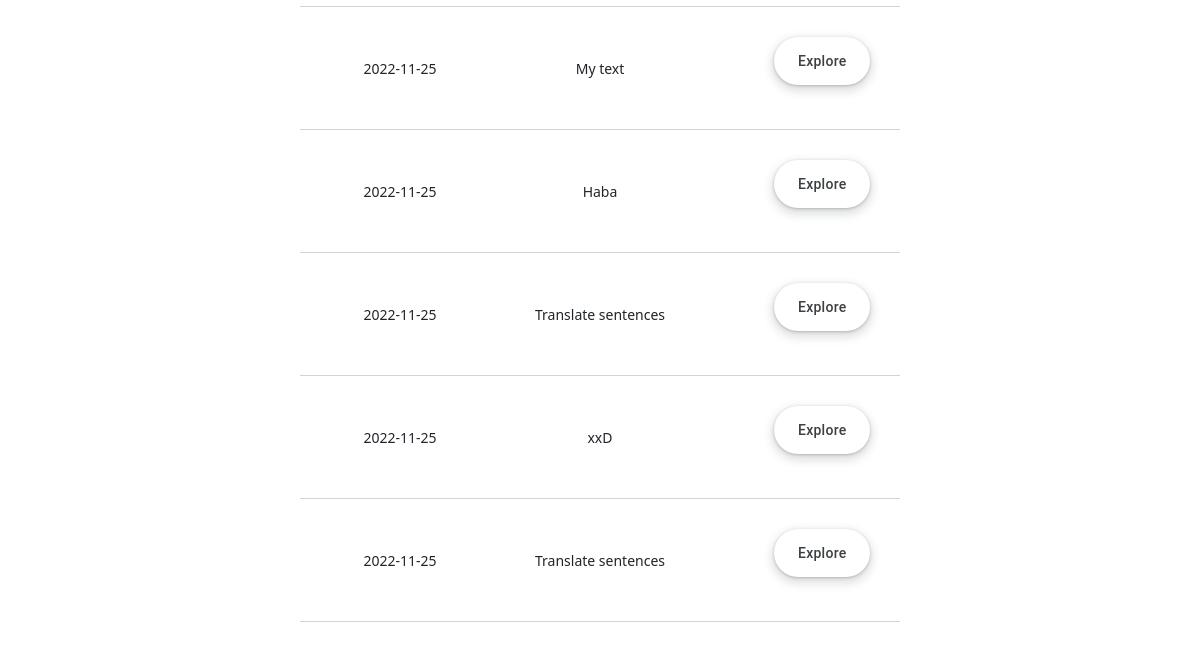
/list_of_submissions.html (signed in, lower part), run on an earlier commit of the app's database.
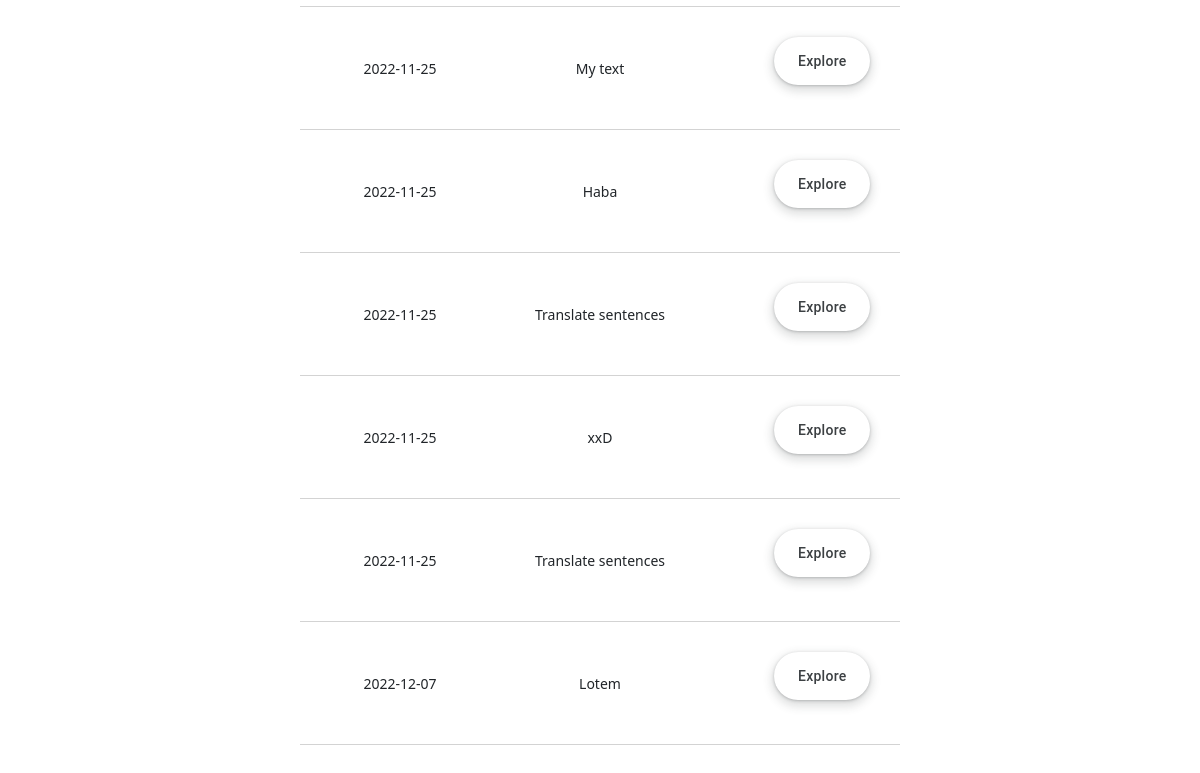
And on a later commit of the database.
### nieszkolni_app/models.py (models this page shows)
class Submission(models.Model):
    unique_id = models.AutoField(primary_key=True)
    stamp = models.IntegerField()
    date_number = models.IntegerField()
    date = models.CharField(max_length=200, default="")
    item = models.IntegerField()
    name = models.CharField(max_length=200, default="")
    assignment_type = models.CharField(max_length=200, default="")
    title = models.CharField(max_length=200, default="")
    content = models.TextField(default="")
    wordcount = models.IntegerField()
    status = models.CharField(max_length=200, default="submitted")
    reviewed_content = models.TextField(default="")
    flagged_content = models.TextField(default="")
    analysis = models.TextField(default="")
    minor_errors = models.IntegerField(default=0)
    major_errors = models.IntegerField(default=0)
    reviewing_user = models.CharField(max_length=200, default="")
    revision_date = models.IntegerField(default=0)
    conditions = models.TextField(default="")
    comment = models.TextField(default="")
    grade = models.CharField(max_length=200, default="")
    content_file = models.FileField(upload_to="static/files" ,null=True)

### nieszkolni_app/views.py (the view, shortened to what this page needs)
# urls.py: path('list_of_submissions.html', views.list_of_submissions, name="list_of_submissions"),
@login_required
def list_of_submissions(request):
    if request.user.is_authenticated:
        first_name = request.user.first_name
        last_name = request.user.last_name
        current_user = first_name + " " + last_name
        user_agent = get_user_agent(request)
        submissions = SubmissionManager().display_students_assignments_limited(current_user)
        tags = BackOfficeManager().display_tags()
        if user_agent.is_mobile:
            return render(request, "m_my_assignments.html", {
                "submissions": submissions
                })
        else:
            return render(request, "list_of_submissions.html", {
                "submissions": submissions
                })

### nieszkolni_folder/audit_manager.py (called while the page is built)
    def check_if_clocked_in(self, clocking_user):
        with connection.cursor() as cursor:
            cursor.execute(f'''
                SELECT clock_out
                FROM nieszkolni_app_audit
                WHERE clocking_user = '{clocking_user}'
                AND entry_type = 'automatic'
                AND status = 'started'
                ORDER BY stamp DESC
                LIMIT 1
                ''')
            response = cursor.fetchone()
            if response is not None:
                if response[0] == 0:
                    status = True
                else:
                    status = False
            else:
                status = False
            return status

### nieszkolni_folder/back_office_manager.py (called while the page is built)
    def display_tags(self):
        with connection.cursor() as cursor:
            cursor.execute(f'''
                SELECT command, value
                FROM nieszkolni_app_option
                WHERE command LIKE '%_tag'
                ''')
            items = cursor.fetchall()
            tags = dict()
            for item in items:
                tag = {item[0]: item[1]}
                tags.update(tag)
            return tags

### nieszkolni_folder/context_processors.py (called while the page is built)
def sections_processor(request):
    if request.user.is_authenticated:
        first_name = request.user.first_name
        last_name = request.user.last_name
        current_user = first_name + " " + last_name
        if request.user.is_superuser:
            superuser_status = True
        else:
            superuser_status = False
        status = AuditManager().check_if_clocked_in(current_user)
        return {"status": status, "superuser_status": superuser_status}
    else:
        return {}

### nieszkolni_folder/submission_manager.py (called while the page is built)
    def display_students_assignments_limited(self, name):
        with connection.cursor() as cursor:
            cursor.execute(f'''
                SELECT date, title, content, wordcount, unique_id
                FROM nieszkolni_app_submission
                WHERE name = '{name}'
                ''')
            submissions = cursor.fetchall()
            return submissions

### nieszkolni_app/templates/list_of_submissions.html (shortened to what this page needs)
{% extends 'base.html' %}
{% block 'content' %}
<table>
	{% for submission in submissions %}
		<tr class="font">
			<td>{{ submission.0 }}</td>
			<td>{{ submission.1 }}</td>
			<td>
				<form action="{% url 'list_of_submissions' %}"  method="POST">
					 <div class="flex-parent jc-center">
					  	<div class="list_button">
							<button type="submit" class="button_main" name="submission_action" value="explore">Explore</button>
						</div>
					  </div>
				</form>
			</td>
		</tr>
	{% endfor %}
</table>
{% include 'footer.html' %}
{% endblock %}

### nieszkolni_app/templates/base.html (shortened to what this page needs)
{% load user_agents %}
{% load static %}
{% if request|is_mobile %}
<head>
    <link href="https://cdn.jsdelivr.net/npm/bootstrap@5.1.3/dist/css/bootstrap.min.css" rel="stylesheet">
    <link rel="stylesheet" type="text/css" href="{% static 'styles.css' %}">
</head>
{% endif %}
</head>
<body>
<div id="main_content">
  {% block 'content' %}
  {% endblock %}
</div>
  </body>
</html>

### nieszkolni_app/templates/footer.html
<footer>
	<div class="footer"></div>
</footer>

### staticfiles/styles.css (style rules this page uses)
body { margin: 0px; }
.button_main { align-items: center; appearance: none; background-color: #fff; border-radius: 24px; border-style: none; box-shadow: rgba(0, 0, 0, .2) 0 3px 5px -1px,rgba(0, 0, 0, .14) 0 6px 10px 0,rgba(0, 0, 0, .12) 0 1px 18px 0; box-sizing: border-box; color: #3c4043; cursor: pointer; display: inline-flex; fill: currentcolor; font-family: "Google Sans",Roboto,Arial,sans-serif; font-size: 14px; font-weight: 500; height: 48px; justify-content: center; letter-spacing: .25px; line-height: normal; margin: 10px; max-width: 100%; overflow: visible; padding: 2px 24px; position: relative; text-align: center; text-decoration: none; text-transform: none; transition: box-shadow 280ms cubic-bezier(.4, 0, .2, 1),opacity 15ms linear 30ms,transform 270ms cubic-bezier(0, 0, .2, 1) 0ms; user-select: none; -webkit-user-select: none; touch-action: manipulation; width: auto; will-change: transform,opacity; z-index: 0; }
.button_main:not(:disabled) { box-shadow: rgba(60, 64, 67, .3) 0 1px 3px 0, rgba(60, 64, 67, .15) 0 4px 8px 3px; }
.flex-parent { display: flex; }
.jc-center { justify-content: center; }
.list_button { margin-left: auto; }
.footer { display: flex; height: 150px; width: 100%; bottom: 0; left: 0; }
table { border-collapse: separate; border-bottom-color: rgba(255,255,255,1); border-spacing: 0px; font-size: 14px; font-weight: 300; height: 100px; margin-left: 25%; margin-right: 25%; margin-bottom: 1%; width:50%; table-layout: fixed; }

What changed in the data, as far as the page shows it:
added Submission: date "2022-12-07", title "Lotem"
